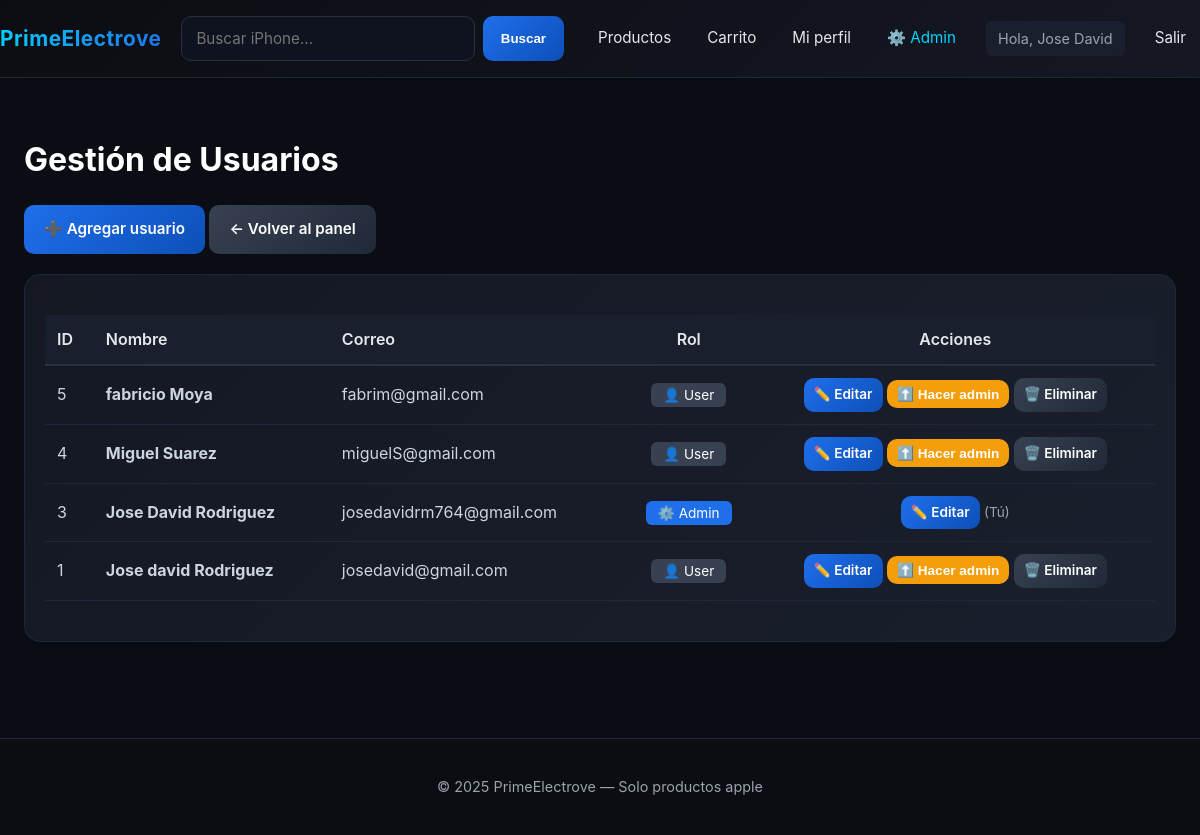
The page /admin_usuarios.php (signed in) on the database its author committed.
### tables this page shows
CREATE TABLE `usuarios` (
  `id` int(11) NOT NULL,
  `nombre` varchar(100) NOT NULL,
  `apellido` varchar(100) NOT NULL,
  `correo` varchar(150) NOT NULL,
  `password_hash` varchar(255) NOT NULL,
  `rol` enum('user','admin') NOT NULL DEFAULT 'user',
  `creado_en` timestamp NOT NULL DEFAULT current_timestamp()
);

### helpers.php (called while the page is built, shortened)
<?php
function h(?string $s): string {
    return htmlspecialchars($s ?? '', ENT_QUOTES, 'UTF-8');
}

### auth.php (called while the page is built, shortened)
<?php
require_once __DIR__ . '/helpers.php';
function current_user_id(): ?int {
    return $_SESSION['user_id'] ?? null;
}
function current_user_name(): string {
    return $_SESSION['user_name'] ?? '';
}
function current_user_role(): string {
    return $_SESSION['role'] ?? 'guest';
}
function is_logged_in(): bool {
    return current_user_id() !== null;
}
function is_admin(): bool {
    return current_user_role() === 'admin';
}

### admin_usuarios.php (the view, shortened to what this page needs)
<?php
require_once __DIR__ . '/config.php';
require_once __DIR__ . '/helpers.php';
require_once __DIR__ . '/auth.php';
$action = $_GET['action'] ?? 'list';
$stmt = $pdo->query("SELECT * FROM usuarios ORDER BY id DESC");
$usuarios = $stmt->fetchAll();
require_once __DIR__ . '/header.php';
?>
<h1>Gestión de Usuarios</h1>
<?php if ($action === 'list'): ?>
  <div style="margin-bottom:20px;">
    <a class="btn" href="admin_usuarios.php?action=add">➕ Agregar usuario</a>
    <a class="btn secondary" href="admin.php">← Volver al panel</a>
  </div>
  <div class="card" style="padding:20px;">
    <table style="width:100%; border-collapse:collapse; color:#e5e7eb;">
      <thead>
        <tr style="border-bottom:2px solid #2a3042;">
          <th style="text-align:left; padding:12px;">ID</th>
          <th style="text-align:left; padding:12px;">Nombre</th>
          <th style="text-align:left; padding:12px;">Correo</th>
          <th style="text-align:center; padding:12px;">Rol</th>
          <th style="text-align:center; padding:12px;">Acciones</th>
        </tr>
      </thead>
      <tbody>
        <?php foreach ($usuarios as $u): ?>
        <tr style="border-bottom:1px solid #21273a;">
          <td style="padding:12px;"><?= $u['id'] ?></td>
          <td style="padding:12px;"><strong><?= h($u['nombre'] . ' ' . $u['apellido']) ?></strong></td>
          <td style="padding:12px;"><?= h($u['correo']) ?></td>
          <td style="text-align:center; padding:12px;">
            <span style="padding:4px 12px; border-radius:6px; background:<?= $u['rol'] === 'admin' ? '#1f6feb' : '#374151' ?>; color:#fff; font-size:0.85rem;">
              <?= $u['rol'] === 'admin' ? '⚙️ Admin' : '👤 User' ?>
            </span>
          </td>
          <td style="text-align:center; padding:12px;">
            <a class="btn" href="admin_usuarios.php?action=edit&id=<?= $u['id'] ?>" style="padding:6px 10px; font-size:0.85rem;">✏️ Editar</a>
            <?php if ($u['id'] !== current_user_id()): ?>
              <form action="admin_usuarios.php?action=toggle_role&id=<?= $u['id'] ?>" method="post" style="display:inline;">
                <button class="btn" type="submit" style="padding:6px 10px; font-size:0.85rem; background:#f59e0b;">
                  <?= $u['rol'] === 'admin' ? '⬇️ Quitar admin' : '⬆️ Hacer admin' ?>
                </button>
              </form>
              <a class="btn secondary" href="admin_usuarios.php?action=delete&id=<?= $u['id'] ?>"
                 onclick="return confirm('¿Eliminar este usuario?')" style="padding:6px 10px; font-size:0.85rem;">🗑️ Eliminar</a>
            <?php else: ?>
              <span style="color:#9ca3af; font-size:0.85rem;">(Tú)</span>
            <?php endif; ?>
          </td>
        </tr>
        <?php endforeach; ?>
      </tbody>
    </table>
  </div>
<?php endif; ?>
<?php require_once __DIR__ . '/footer.php'; ?>

### header.php (shortened to what this page needs)
<?php
require_once __DIR__ . '/helpers.php';
require_once __DIR__ . '/auth.php';
?>
<!DOCTYPE html>
<html lang="es">
<head>
  <link rel="stylesheet" href="styles.css" />
</head>
<body>
  <header class="topbar">
    <div class="container nav">
      <a class="brand" href="index.php">PrimeElectrove</a>
      <form class="search" action="index.php" method="get">
        <input type="text" name="q" placeholder="Buscar iPhone..." value="<?= h($_GET['q'] ?? '') ?>">
        <button type="submit">Buscar</button>
      </form>
      <nav class="menu">
        <a href="index.php">Productos</a>
        <a href="cart.php">Carrito</a>
        <?php if (is_logged_in()): ?>
          <a href="profile.php">Mi perfil</a>
          <?php if (is_admin()): ?>
            <a href="admin.php" style="color:#00d4ff;">⚙️ Admin</a>
          <?php endif; ?>
          <span class="hello">Hola, <?= h(current_user_name()) ?></span>
          <a href="logout.php">Salir</a>
        <?php else: ?>
          <a href="login.php">Ingresar</a>
          <a href="register.php">Crear cuenta</a>
        <?php endif; ?>
      </nav>
    </div>
  </header>
  <main class="container">

### footer.php
  </main>
  <footer class="footer">
    <div class="container">
      <p>© <?= date('Y') ?> PrimeElectrove — Solo productos apple </p>
    </div>
  </footer>
</body>
</html>

### styles.css (style rules this page uses)
* { box-sizing: border-box; margin: 0; padding: 0; }
html, body { margin: 0; padding: 0; height: 100%; }
body { font-family: -apple-system, BlinkMacSystemFont, 'Segoe UI', Roboto, 'Helvetica Neue', Arial, sans-serif; background: #0a0e14; color: #e5e7eb; line-height: 1.6; }
.container { max-width: 1200px; margin: 0 auto; padding: 0 24px; }
main.container { padding: 32px 24px; min-height: calc(100vh - 200px); }
.topbar { background: linear-gradient(135deg, #0b0d12 0%, #151823 100%); border-bottom: 1px solid #222634; position: sticky; top: 0; z-index: 100; box-shadow: 0 2px 8px rgba(0,0,0,0.3); }
.nav { display: flex; align-items: center; gap: 20px; padding: 16px 0; flex-wrap: wrap; }
.brand { color: #fff; text-decoration: none; font-weight: 700; font-size: 1.3rem; letter-spacing: 0.5px; background: linear-gradient(135deg, #00d4ff 0%, #1f6feb 100%); -webkit-background-clip: text; -webkit-text-fill-color: transparent; background-clip: text; }
.menu { margin-left: auto; display: flex; align-items: center; gap: 8px; flex-wrap: wrap; }
.menu a { color: #e5e7eb; text-decoration: none; padding: 8px 14px; border-radius: 8px; transition: all 0.2s ease; font-size: 0.95rem; }
.hello { color: #9ca3af; font-size: 0.9rem; margin: 0 8px; padding: 6px 12px; background: #1a1f2d; border-radius: 6px; }
.search { display: flex; gap: 8px; flex: 1; max-width: 400px; }
.search input { flex: 1; padding: 10px 14px; border-radius: 10px; border: 1px solid #2a3042; background: #0f1320; color: #e5e7eb; font-size: 0.95rem; transition: all 0.2s ease; }
.search button { padding: 10px 18px; border: none; border-radius: 10px; background: linear-gradient(135deg, #1f6feb 0%, #0d4fb8 100%); color: #fff; cursor: pointer; font-weight: 600; transition: all 0.2s ease; }
h1 { font-size: 2rem; margin: 24px 0 20px 0; font-weight: 700; color: #fff; }
p { margin: 12px 0; line-height: 1.7; }
.card { background: linear-gradient(135deg, #151823 0%, #1a1f2d 100%); border: 1px solid #21273a; border-radius: 16px; overflow: hidden; display: flex; flex-direction: column; transition: all 0.3s ease; box-shadow: 0 4px 6px rgba(0,0,0,0.1); }
.btn { padding: 12px 20px; border: none; border-radius: 10px; cursor: pointer; color: #fff; background: linear-gradient(135deg, #1f6feb 0%, #0d4fb8 100%); font-weight: 600; font-size: 0.95rem; transition: all 0.2s ease; text-align: center; text-decoration: none; display: inline-block; }
.btn.secondary { background: linear-gradient(135deg, #374151 0%, #1f2937 100%); }
input[type="text"], input[type="email"], input[type="password"], input[type="number"], input[type="file"], textarea, select { width: 100%; padding: 12px 14px; border-radius: 10px; border: 1px solid #2a3042; background: #0f1320; color: #e5e7eb; font-size: 0.95rem; transition: all 0.2s ease; font-family: inherit; }
table { width: 100%; border-collapse: collapse; margin: 20px 0; }
table th { background: #1a1f2d; padding: 14px; text-align: left; font-weight: 600; color: #e5e7eb; border-bottom: 2px solid #2a3042; }
table td { padding: 14px; border-bottom: 1px solid #21273a; color: #cbd5e1; }
.footer { border-top: 1px solid #222634; padding: 24px 0; color: #9ca3af; font-size: 0.9rem; text-align: center; background: #0b0d12; margin-top: 60px; }
a { color: #00d4ff; transition: color 0.2s ease; }
.card { animation: fadeIn 0.4s ease-out; }

### rows shown on the page
usuarios: id "5", nombre+apellido "fabricio Moya", correo "fabrim@gmail.com", rol "👤 User"
usuarios: id "4", nombre+apellido "Miguel Suarez", correo "miguelS@gmail.com", rol "👤 User"
usuarios: id "3", nombre+apellido "Jose David Rodriguez", correo "josedavidrm764@gmail.com", rol "⚙️ Admin", shows "(Tú)"
usuarios: id "1", nombre+apellido "Jose david Rodriguez", correo "josedavid@gmail.com", rol "👤 User"

### other values the page prints
current_user_name() "Jose David"
